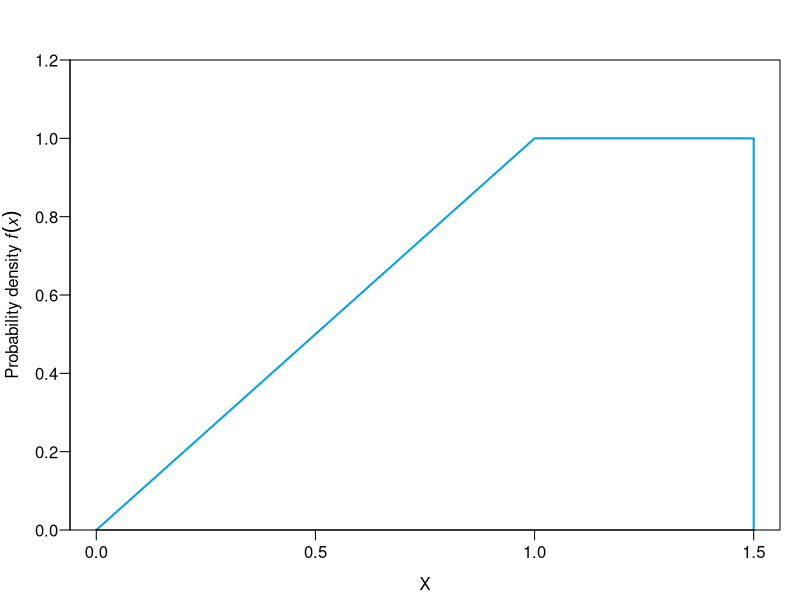
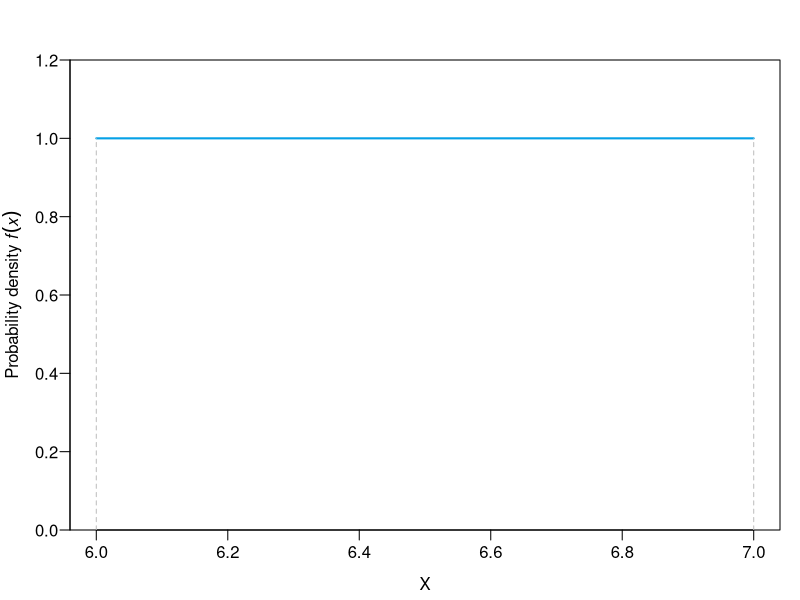
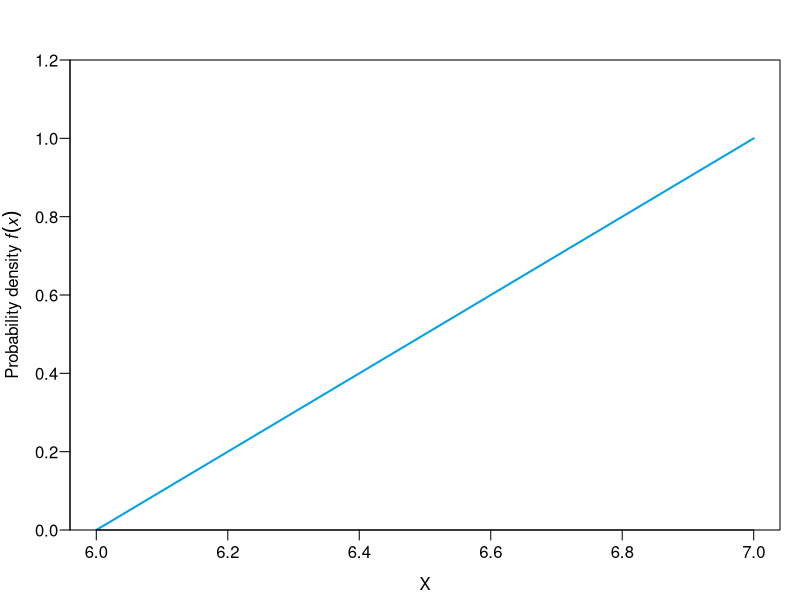

Generate these figures, in order, with R:
## ---- chunk 1
library(knitr)
#library(printr)
#library(rk.Teaching)
options(digits=4, scipen=999)
opts_chunk$set(comment=NA, fig.width=8, fig.height=6, fig.path='img/', fig.align="center", dev="svg", digits=4, echo=FALSE, warning=FALSE, message=FALSE)
color1 <- rgb(5,161,230,max=255)
color2 <- rgb(238,50,36,max=255)
## ---- chunk 2
par(mar=c(3.5,3.5,3,1), mgp=c(2.2,0.6,0), las=1)
x <- c(0,1,1.5,1.5)
y <- c(0,1,1,0)
plot(x, y, type="l", xlab="X", ylim=c(0,1.2), ylab=expression(paste("Probability density ", italic(f(x)))), yaxs="i", col=color1, lwd=2)
## ---- chunk 3
par(mar=c(3.5,3.5,3,1), mgp=c(2.2,0.6,0), las=1)
x <- c(6,7)
y <- c(1,1)
plot(x, y, type="l", xlab="X", ylim=c(0,1.2), ylab=expression(paste("Probability density ", italic(f(x)))), yaxs="i", col=color1,
lwd=2)
segments(6,0,6,1, lty=2, col="gray")
segments(7,0,7,1, lty=2, col="gray")
## ---- chunk 4
par(mar=c(3.5,3.5,3,1), mgp=c(2.2,0.6,0), las=1)
x <- c(6,7)
y <- c(0,1)
plot(x, y, type="l", xlab="X", ylim=c(0,1.2), ylab=expression(paste("Probability density ", italic(f(x)))), yaxs="i", col=color1,
lwd=2)
## ---- chunk 5
x1 = 1.24
x2 = -0.68
x3 = -1.35
x4 = 0.44
## ---- chunk 6
p1 = 0.6406
p2 = 0.0606
p3 = 0.4783
p4 = 0.2313
p5 = 0.5467
## ---- chunk 7
m = 10
s = 2
x1 = 10
x2 = 8
x3 = 14
## ---- chunk 8
m = 106
s = 8
x1 = 120
x2 = 90
## ---- chunk 9
m = 220
s = 30
n = 20000
x1 = 210
x2 = 240
x3 = 250
p1 = 0.2
## ---- chunk 10
m = 4.2
n = 100
n1 = 32
p1 = n1/n
x1 = 5
x2 = 7
s = (x1-m)/qnorm(p1, lower.tail=F)
## ---- chunk 11
m = 4.2
n = 40000
n1 = 2276
n2 = 11508
x1 = 0.8
x2 = 0.84
x3 = 1
p1 = n1/n
p2 = n2/n
A = matrix(c(1,qnorm(1-p1-p2),1,qnorm(p2,lower.tail=F)), nrow=2, byrow = T)
B = matrix(c(x1,x2))
sol = solve(A,B)
m = sol[1]
s = sol[2]
## ---- chunk 12
p1 = 0.2
x1 = 12
p2 = 0.05
x2 = 8
p3 = 0.85
x3 = 11
# System matrices
A = matrix(c(1,qnorm(p1,lower.tail=F),1,qnorm(p2)), nrow=2, byrow = T)
B = matrix(c(x1,x2))
sol = solve(A,B)
m1 = sol[1]
s = sol[2]
m2 = x3 - qnorm(p3, lower.tail=F)*s
p = 0.4
x4 = 9
## ---- chunk 13
x1 = 4
m1 = 4.5
s1 = 0.2
m2 = 3
s2 = 0.3
pre = 0.1
sen = pnorm(x1, m1, s1, lower.tail=F)
spe = pnorm(x1, m2, s2)
pos = pre*sen+(1-pre)*(1-spe)
ppv = pre*sen/pos
## ---- chunk 14
m = 60
s = 15
n1 = 30
x1 = 62
p = 0.05
n2 = 60
## ---- chunk 15
m = 50
s = 10 
x1 = 65
x2 = 40
n = 4
p = pnorm(x2, m, s)
